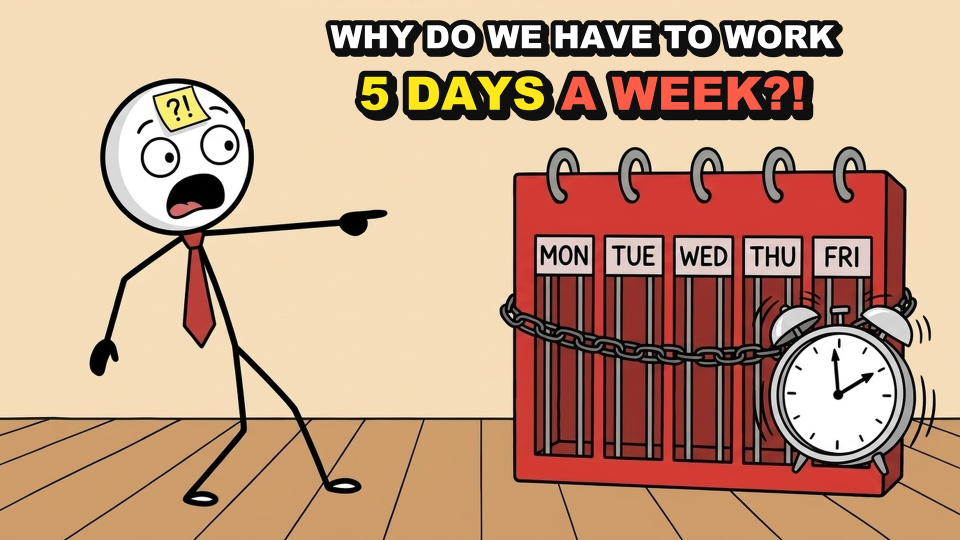
#> input picture episodes/pilot-01-why-5-days/pilot_01_thumbnail_5days_final.jpg, 1920 x 1080 px, found by its file name (shown at 1/2 size)
$ python -i build_pilot_01_video.py   (imports and definitions only)
#> lines starting #> are read from the running program, lines starting #| are printed output that depends on the picture
#!/usr/bin/env python3
"""
Kairo Spark — Pilot Episode #1: "Why Do We Work 5 Days a Week?"
100% Visual 2D Adobe Flash Multi-State Clause-Level Pipeline (Ink Explainer Style)
Obeys Rules 1–14 in .agents/rules/kairo-stickman-style.md:
- ZERO programmatic text-box cards (no make_stamp_card, no make_split_card)
- ZERO programmatic top-pill UI badges (no +badge:)
- 140 unique painted 2D Flash visual illustrations across all 5 Acts (01..56, 73..136, plus 20 opening frames)
- Authentic Ink Explainer State A -> State B progressions:
  * Progressive Split/Column Reveal (+reveal_left, +reveal_col1, +reveal_col2 -> Full Drawn Scene)
  * Multi-Camera Instant Static Close-Up Cut (+closeup:cx,cy,zoom)
  * In-World Comic Speech Bubble Pop-In (+bubble:x,y,text) & Prop Red X / Green Check Slams (+x_on, +check_on)
  * 1-Second Medium-Shot White-BG Host Reaction Cuts & 12-Number Clock Cutaways
- pow_studio cinema_boxless subtitles at y=918
"""

import os
import sys
import json
import math
import subprocess
from PIL import Image, ImageDraw, ImageFont, ImageFilter

BRAIN = "/Users/admin/.gemini/antigravity/brain/9c914627-c4fa-4486-ab2e-ea9740fd1166"
EP_DIR = "/Applications/code/science-knowledge/ytb-tools/episodes/pilot-01-why-5-days"
SCENES_DIR = os.path.join(EP_DIR, "scenes")
FLASH_PACK_DIR = "/Applications/code/science-knowledge/ytb-tools/public/kairo-stickman/flash-pack"
TIMESTAMPS_JSON = os.path.join(EP_DIR, "audio/voice_master_timestamps.json")
AUDIO_MASTER = os.path.join(EP_DIR, "audio/pilot_01_full_mix_master.mp3")
FONT_BOLD = "/Applications/code/science-knowledge/youtube-shorts-channel/assets/fonts/BeVietnamPro-Bold.ttf"

FRAMES_DIR = os.path.join(EP_DIR, "frames_master_v3")
PREVIEW_FRAMES_DIR = os.path.join(EP_DIR, "preview_28s_frames")
# [2 lines not run here, left out]

_SCENE_CACHE = {}
# [1 line that did not run here, left out]

# [95 lines left out: functions load_scene, make_flash_12num_clock, not called in this run]

def bb_offset(bbox):
    return bbox[1]


# ==============================================================================
# 2. 1-SECOND WHITE-BG MEDIUM-SHOT HOST REACTION GENERATOR (RULE 5)
# ==============================================================================
_HOST_CACHE = {}
HOST_POSE_ALIASES = {
    "01_pose_explaining.png": "01_pose_shrug_question.png",
    "02_pose_shrug_question.png": "06_pose_thinking_lookup.png",
    "03_pose_shocked_hands_head.png": "03_pose_exhausted_burnout.png",
    "04_pose_facepalm_sigh.png": "03_pose_exhausted_burnout.png",
    "05_pose_pointing_aha.png": "04_pose_eureka_point_up.png",
    "09_pose_top_hat_factory_boss.png": "02_pose_walk_idea.png",
}

def make_host_reaction(pose_filename, flip=False):
#> called with pose_filename = 'pilot_01_thumbnail_5days_final.jpg', flip = False
    actual_name = HOST_POSE_ALIASES.get(pose_filename, pose_filename)
    key = (actual_name, flip)
    if key in _HOST_CACHE:
        return _HOST_CACHE[key].copy()
    p = os.path.join(FLASH_PACK_DIR, actual_name)
    pose = Image.open(p).convert("RGBA")
    white_bg = Image.new("RGBA", pose.size, (255, 255, 255, 255))
#> white_bg: PIL image 1920x1080 RGBA; every value is 255
    rgb = Image.alpha_composite(white_bg, pose).convert("RGB")
#> rgb is the input picture: PIL image 1920x1080 RGB; mean R, G, B 195.7, 158.7, 131.9
    w, h = rgb.size
#> w = 1920; h = 1080
    px = rgb.load()
    min_x, min_y, max_x, max_y = w, h, 0, 0
#> min_x = 1920; min_y = 1080; max_x = 0; max_y = 0
    for y in range(10, h - 10):
        for x in range(10, w - 10):
            r, g, b = px[x, y]
            if r < 240 or g < 240 or b < 240:
                if x < min_x: min_x = x
                if y < min_y: min_y = y
                if x > max_x: max_x = x
                if y > max_y: max_y = y
#> after the loop, max_x = 1909; max_y = 1069; min_x = 10; min_y = 10
    pad = 20
    crop = rgb.crop((max(0, min_x - pad), max(0, min_y - pad), min(w, max_x + pad), min(h, max_y + pad)))
    if flip:
        crop = crop.transpose(Image.Transpose.FLIP_LEFT_RIGHT)
    cw, ch = crop.size
#> cw = 1920; ch = 1080
    target_h = 775
    target_w = int(cw * (target_h / ch))
#> target_w = 1377
    if target_w > 1400:
        target_w = 1400
        target_h = int(ch * (target_w / cw))
    resized = crop.resize((target_w, target_h), Image.Resampling.LANCZOS)
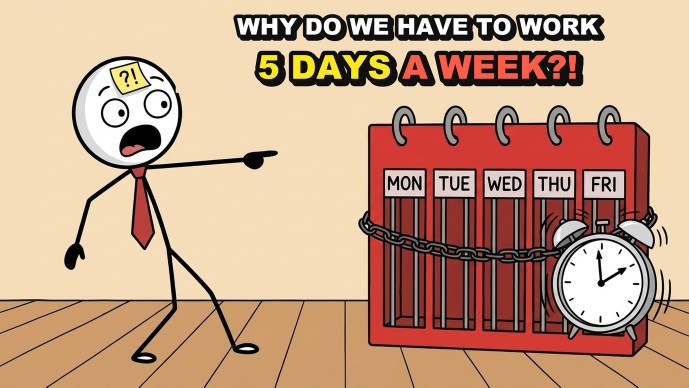
#> resized: PIL image 1377x775 RGB (shown at 1/2 size); mean R, G, B 195.6, 158.7, 131.9
    canvas = Image.new("RGB", (1920, 1080), (255, 255, 255))
#> canvas: PIL image 1920x1080 RGB; every value is 255
    paste_x = (1920 - target_w) // 2
#> paste_x = 271
    paste_y = 65 + (775 - target_h) // 2
    rpx = resized.load()
    for yy in range(target_h):
        for xx in range(target_w):
            r, g, b = rpx[xx, yy]
            if r > 242 and g > 242 and b > 238:
                rpx[xx, yy] = (255, 255, 255)
    canvas.paste(resized, (paste_x, paste_y))
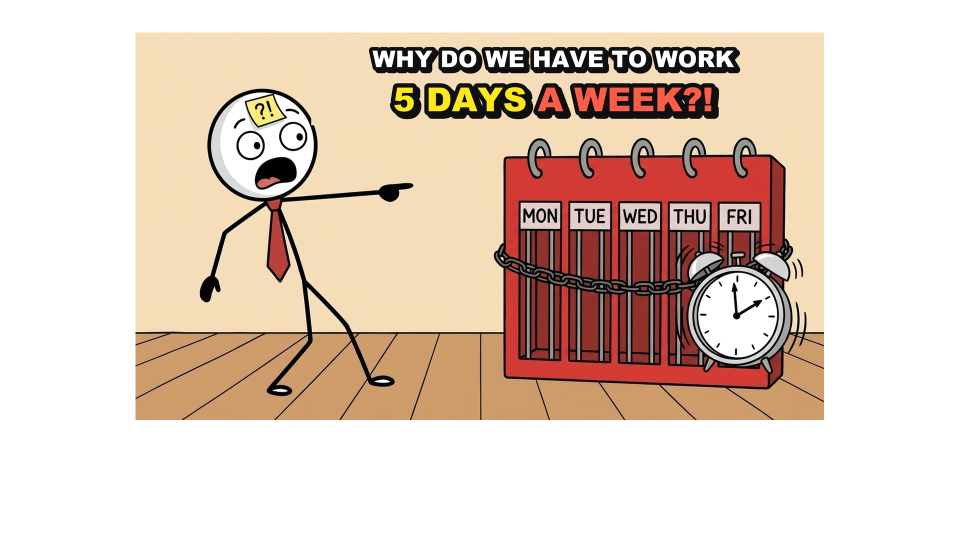
#> canvas: PIL image 1920x1080 RGB (shown at 1/2 size); mean R, G, B 224.5, 205.5, 191.7
    _HOST_CACHE[key] = canvas
    return canvas.copy()


# ==============================================================================
# 3. AUTHENTIC INK EXPLAINER STATE-A -> STATE-B VISUAL OPERATORS (ZERO TOP-PILL BADGES!)
# ==============================================================================
# [98 lines left out: functions apply_state_overlay, render_visual_spec, not called in this run]


# ==============================================================================
# 4. POW_STUDIO CINEMA_BOXLESS SUBTITLE RENDERER (RULE 12)
# ==============================================================================
_SUB_FONT = ImageFont.truetype(FONT_BOLD, 52)

HIGHLIGHT_WORDS = {
    "sunday", "seven", "eight", "monday", "five", "two", "1991", "harvard", "14th",
    "150", "260", "100", "half", "300-year", "clock", "task", "1700s", "saint",
    "tuesday", "steam", "penny", "furnace", "1967", "gears", "six", "watches",
    "30", "fines", "1850s", "12", "cage", "saturday", "ford", "1926", "six-dollar",
    "steel", "spied", "math", "model", "customer", "shopping", "1930s", "40-hour",
    "1930", "keynes", "15", "1933", "senate", "53", "kellogg's", "six-hour",
    "roosevelt", "buried", "1938", "40", "froze", "300", "percent", "1940",
    "four", "seconds", "501", "5:01", "friday", "1955", "parkinson", "warm",
    "17", "kalahari", "90", "broken", "human",
}

# [50 lines left out: function burn_cinema_boxless_subtitle, not called in this run]


# ==============================================================================
# 5. FIRST 28.58s: EXACT 20 VERIFIED CLAUSE-LEVEL FRAMES (WITH 12-NUMBER CLOCKS)
# ==============================================================================
OPENING_20_FRAMES = [
    (0.00, 1.56, "", "pre28:1"),
    (1.56, 2.35, "around seven...", "clock:7|7:00 PM|SUNDAY EVENING||0"),
    (2.35, 3.46, "...or eight o'clock,", "clock:8|8:00 PM|TOMORROW IS MONDAY|7|0"),
    (3.46, 5.50, "", "pre28:4"),
    (5.50, 6.45, "", "pre28:5"),
    (6.45, 7.78, "", "pre28:6"),
    (7.78, 8.55, "", "pre28:7"),
    (8.55, 9.66, "", "pre28:8"),
    (9.66, 11.20, "", "pre28:9"),
    (11.20, 12.25, "", "pre28:10"),
    (12.25, 13.44, "", "pre28:11"),
    (13.44, 14.34, "", "pre28:12"),
    (14.34, 16.98, "", "pre28:13"),
    (16.98, 17.85, "", "pre28:14"),
    (17.85, 19.16, "", "pre28:15"),
    (19.16, 21.12, "", "pre28:16"),
    (21.12, 22.80, "", "pre28:17"),
    (22.80, 25.14, "", "pre28:18"),
    (25.14, 26.95, "", "pre28:19"),
    (26.95, 28.58, "", "pre28:20"),
]

# ==============================================================================
# 6. SEGMENTS 009..169 (28.58s - 541.48s): 100% DRAWN 2D FLASH VISUAL TIMELINE
#    ZERO PIL TEXT CARDS (stamp:/split:), ZERO TOP-PILL BADGES (+badge:)
# ==============================================================================
SEG_VISUAL_MAP = {
    # Act I: The Myth of the Brutal Grind vs. 14th-Century Peasant Reality
    9:  ["scene:11_ref_sunday_tv_calendar.png"],
    10: ["scene:73_earth_sun_moon_24h_cycle.png+reveal_left:1280",
         "scene:73_earth_sun_moon_24h_cycle.png"],
    11: ["scene:74_street_interview_mic_story.png+closeup:580,520,1.35"],
    12: ["scene:74_street_interview_mic_story.png"],
    13: ["scene:75_caveman_boulder_sunrise_sunset.png"],
    14: ["scene:14_ancient_sunrise_hill_stretch.png",
         "scene:75_caveman_boulder_sunrise_sunset.png+closeup:620,620,1.35"],
    15: ["scene:75_caveman_boulder_sunrise_sunset.png+bubble:580,260,JUST TO SURVIVE!"],
    16: ["scene:76_official_story_textbook_podium.png",
         "scene:76_official_story_textbook_podium.png+closeup:1320,560,1.38"],
    17: ["scene:76_official_story_textbook_podium.png+check_on:1680,220"],
    18: ["host:05_pose_pointing_aha.png"],
    19: ["scene:15_harvard_150_days_ledger.png"],
    20: ["scene:77_medieval_scrolls_parish_court.png"],
    21: ["scene:77_medieval_scrolls_parish_court.png+closeup:960,520,1.32"],
    22: ["host:03_pose_shocked_hands_head.png"],
    23: ["scene:78_harvard_1991_juliet_schor.png",
         "scene:78_harvard_1991_juliet_schor.png+closeup:1380,540,1.35"],
    24: ["scene:15_harvard_150_days_ledger.png+closeup:960,520,1.32",
         "scene:15_harvard_150_days_ledger.png+bubble:1320,210,WAIT... ONLY 150 DAYS?!"],
    25: ["scene:79_feudal_lord_castle_tax.png"],
    26: ["scene:33_no_tractor_x.png",
         "scene:34_no_lightbulb_x.png",
         "scene:79_feudal_lord_castle_tax.png+x_on:1320,540,180"],
    27: ["host:01_pose_explaining.png"],
    28: ["scene:02_medieval_150_days_picnic.png",
         "scene:80_scale_150_peasant_vs_260_office.png+reveal_left:960"],
    29: ["scene:80_scale_150_peasant_vs_260_office.png",
         "scene:12_ref_chart_150_vs_260_board.png"],
    30: ["scene:81_winter_snow_cottage_rest.png"],
    31: ["scene:16_medieval_parish_feast_table.png"],
    32: ["scene:82_half_year_pie_chart_feast.png"],
    33: ["scene:82_half_year_pie_chart_feast.png+bubble:1420,180,HALF THE YEAR FREE!"],
    34: ["scene:83_midday_dinner_bell_field.png+closeup:1580,340,1.45"],
    35: ["scene:83_midday_dinner_bell_field.png"],
    36: ["scene:35_medieval_feast_nap.png"],
    37: ["scene:84_power_grid_server_prison_bars.png+reveal_left:1100"],
    38: ["scene:68_open_calendar_monday_dread.png"],
    39: ["scene:84_power_grid_server_prison_bars.png+closeup:620,560,1.35"],
    40: ["scene:84_power_grid_server_prison_bars.png"],

    # Act II: The 300-Year War Over the Clock, Task Work & Saint Monday
    41: ["scene:85_300_year_clock_battlefield.png",
         "scene:85_300_year_clock_battlefield.png+closeup:960,460,1.35"],
    42: ["scene:36_pocket_watch_closeup.png"],
    43: ["clock:12|THE CLOCK|300-YEAR WAR||0"],
    44: ["scene:14_ancient_sunrise_hill_stretch.png+closeup:640,540,1.32"],
    45: ["scene:36b_pocket_watch_x.png"],
    46: ["scene:86_task_checklist_go_home.png+reveal_left:960",
         "scene:86_task_checklist_go_home.png"],
    47: ["scene:37_cobbler_workshop.png"],
    48: ["scene:39_tuesday_loom_work.png"],
    49: ["scene:87_burst_effort_vs_hammock_rest.png+reveal_left:780"],
    50: ["scene:87_burst_effort_vs_hammock_rest.png"],
    51: ["scene:88_customer_boot_order_rush.png"],
    52: ["scene:88_customer_boot_order_rush.png+closeup:1250,540,1.35"],
    53: ["scene:17_blacksmith_done_for_today.png",
         "scene:17_blacksmith_done_for_today.png+check_on:420,380"],
    54: ["scene:38_saint_monday_map.png"],
    55: ["scene:18_tavern_sunday_mugs.png"],
    56: ["scene:89_angry_1700s_merchant_empty_shop.png"],
    57: ["scene:38_saint_monday_map.png+closeup:960,460,1.28"],
    58: ["scene:24_sunday_morning_church_walk.png",
         "scene:18_tavern_sunday_mugs.png+bubble:960,165,CHEERS TO SUNDAY!"],
    59: ["scene:90_monday_morning_hangover_bed.png"],
    60: ["scene:89_angry_1700s_merchant_empty_shop.png+closeup:1280,460,1.35"],
    61: ["scene:03_saint_monday_closed_loom.png"],
    62: ["scene:39_tuesday_loom_work.png+closeup:1180,540,1.32"],
    63: ["scene:91_thursday_friday_candle_rush.png",
         "scene:91_thursday_friday_candle_rush.png+closeup:1280,560,1.32"],
    64: ["scene:92_hourglass_in_artisan_hands.png+reveal_left:960"],
    65: ["scene:92_hourglass_in_artisan_hands.png"],
    66: ["scene:03_saint_monday_closed_loom.png+closeup:640,480,1.32"],
    67: ["scene:40_loom_vs_furnace_cost.png+reveal_left:960"],
    68: ["scene:93_cold_iron_factory_rust_loss.png"],
    69: ["scene:93_cold_iron_factory_rust_loss.png+closeup:780,540,1.32"],
    70: ["scene:40_loom_vs_furnace_cost.png"],
    71: ["scene:94_ep_thompson_1967_history_book.png",
         "scene:94_ep_thompson_1967_history_book.png+closeup:960,480,1.32"],
    72: ["scene:04_factory_1850s_master_clock.png"],
    73: ["scene:95_drill_sergeant_factory_lineup.png"],
    74: ["scene:41_human_in_gears.png",
         "scene:41_human_in_gears.png+closeup:960,500,1.32"],
    75: ["scene:95_drill_sergeant_factory_lineup.png+closeup:960,520,1.32",
         "scene:04_factory_1850s_master_clock.png+closeup:1250,480,1.32"],
    76: ["scene:20_textile_mill_no_watches.png"],
    77: ["scene:20_textile_mill_no_watches.png+x_on:1180,680,170"],
    78: ["scene:96_padlocked_factory_master_clock.png"],
    79: ["scene:96_padlocked_factory_master_clock.png+closeup:1180,520,1.35"],
    80: ["scene:42_clock_tampering_30m.png"],
    81: ["scene:42_clock_tampering_30m.png+closeup:1080,460,1.30",
         "scene:97_exhausted_workers_night_shift.png"],
    82: ["scene:43_factory_fine_ticket.png"],
    83: ["scene:44_feast_days_trashed.png"],
    84: ["scene:19_steam_boiler_boss_clock.png",
         "scene:98_1850s_72_hour_iron_birdcage.png+closeup:960,480,1.35"],
    85: ["scene:98_1850s_72_hour_iron_birdcage.png"],
    86: ["scene:24_sunday_morning_church_walk.png+closeup:1160,520,1.32"],
    87: ["scene:99_evolution_march_into_cage.png+reveal_left:920"],
    88: ["scene:99_evolution_march_into_cage.png"],

    # Act III: Henry Ford (1926), The Customer Paradox & The Invention of Saturday Shopping
    89: ["scene:100_saturday_breaking_chains.png",
         "scene:100_saturday_breaking_chains.png+closeup:960,480,1.32"],
    90: ["scene:21_ford_1926_assembly_line.png"],
    91: ["scene:101_sept_25_1926_newspaper_flash.png+closeup:960,440,1.35"],
    92: ["scene:101_sept_25_1926_newspaper_flash.png"],
    93: ["scene:101_sept_25_1926_newspaper_flash.png+bubble:960,150,ONLY 5 DAYS A WEEK!"],
    94: ["scene:45_six_dollar_envelope.png",
         "scene:45_six_dollar_envelope.png+check_on:1620,220"],
    95: ["scene:102_ford_angel_halo_disguise.png"],
    96: ["scene:22_steel_boss_angry_5days.png",
         "scene:103_us_steel_moral_collapse_podium.png+reveal_left:1180"],
    97: ["scene:103_us_steel_moral_collapse_podium.png"],
    98: ["host:05_pose_pointing_aha.png"],
    99: ["scene:104_ford_stopwatch_whip_assembly.png",
         "scene:104_ford_stopwatch_whip_assembly.png+closeup:1240,560,1.35"],
    100: ["scene:46_sociological_spy.png"],
    101: ["scene:46_sociological_spy.png+closeup:680,460,1.35"],
    102: ["scene:102_ford_angel_halo_disguise.png+x_on:1180,380,220"],
    103: ["scene:105_ford_chalkboard_fatal_math.png",
          "scene:105_ford_chalkboard_fatal_math.png+closeup:1140,390,1.35"],
    104: ["scene:21_ford_1926_assembly_line.png+closeup:860,520,1.32"],
    105: ["scene:106_overflowing_model_t_parking_lot.png"],
    106: ["scene:107_worker_piggybank_car_price.png+reveal_left:780"],
    107: ["host:01_pose_explaining.png"],
    108: ["scene:107_worker_piggybank_car_price.png",
          "scene:23_exhausted_worker_bed_model_t.png"],
    109: ["scene:23_exhausted_worker_bed_model_t.png+closeup:640,620,1.35",
          "scene:24_sunday_morning_church_walk.png"],
    110: ["scene:108_closed_store_sleeping_worker.png",
          "scene:108_closed_store_sleeping_worker.png+closeup:1320,560,1.35"],
    111: ["scene:109_ford_interview_magazine_mic.png"],
    112: ["scene:47_worlds_work_magazine.png"],
    113: ["scene:110_wardrobe_clothes_rack_shopping.png"],
    114: ["scene:111_weekend_diner_feast_table.png"],
    115: ["scene:112_family_highway_roadtrip_model_t.png"],
    116: ["scene:106_overflowing_model_t_parking_lot.png+check_on:1620,200",
          "scene:05_ford_1926_model_t_shopping.png"],
    117: ["host:03_pose_shocked_hands_head.png"],
    118: ["scene:48_tree_vs_shopping_split.png+reveal_left:960",
          "scene:48_tree_vs_shopping_split.png"],
    119: ["scene:113_saturday_mall_cash_register.png",
          "scene:113_saturday_mall_cash_register.png+closeup:720,460,1.32"],
    120: ["scene:114_three_part_week_cycle_diagram.png+reveal_col1"],
    121: ["scene:114_three_part_week_cycle_diagram.png+reveal_col2"],
    122: ["scene:114_three_part_week_cycle_diagram.png"],

    # Act IV: Keynes's 15-Hour Prediction & The 1933 30-Hour Senate Bill
    123: ["scene:115_school_classroom_censored_history.png",
          "scene:115_school_classroom_censored_history.png+closeup:960,460,1.32"],
    124: ["scene:49_keynes_road_fork.png"],
    125: ["scene:116_downward_stairs_60_48_40_15.png"],
    126: ["scene:25_keynes_1930_15hrs_chalkboard.png",
          "scene:117_keynes_grandchildren_3hr_beach.png+reveal_left:820"],
    127: ["scene:117_keynes_grandchildren_3hr_beach.png",
          "scene:117_keynes_grandchildren_3hr_beach.png+closeup:1320,480,1.35"],
    128: ["scene:118_1933_depression_soup_line_capitol.png"],
    129: ["scene:50_hugo_black_30hr_bill.png",
          "scene:06_senate_1933_30hr_gavel.png"],
    130: ["scene:119_factory_30hr_speed_limit_sign.png"],
    131: ["scene:119_factory_30hr_speed_limit_sign.png+closeup:760,520,1.35",
          "scene:06_senate_1933_30hr_gavel.png+closeup:960,480,1.32"],
    132: ["scene:120_senate_scoreboard_53_to_30.png",
          "scene:120_senate_scoreboard_53_to_30.png+closeup:960,360,1.38"],
    133: ["scene:51_kellogg_6hr_shift.png",
          "scene:121_kellogg_cereal_box_safety_chart.png"],
    134: ["scene:121_kellogg_cereal_box_safety_chart.png+closeup:1180,340,1.35",
          "scene:26_kellogg_2pm_park_family.png"],
    135: ["scene:122_1933_6hr_law_finish_line_tape.png",
          "scene:122_1933_6hr_law_finish_line_tape.png+closeup:1120,480,1.32"],
    136: ["scene:27_lobby_hallway_top_hats.png"],
    137: ["scene:123_oval_office_lobbyists_roosevelt.png",
          "scene:123_oval_office_lobbyists_roosevelt.png+bubble:740,160,THEY WILL NEVER GO BACK TO 40H!"],
    138: ["scene:123_oval_office_lobbyists_roosevelt.png+closeup:680,480,1.35"],
    139: ["scene:52_buried_30hr_bill.png"],
    140: ["scene:124_1938_flsa_padlock_40_hours.png",
          "scene:124_1938_flsa_padlock_40_hours.png+closeup:960,520,1.32"],
    141: ["scene:28_frozen_40hrs_ice_clock.png"],
    142: ["scene:125_300_percent_rocket_vs_flat_40h.png",
          "scene:125_300_percent_rocket_vs_flat_40h.png+closeup:1080,420,1.32"],
    143: ["scene:29_1940_clerks_vs_today_laptop.png",
          "scene:126_4_second_stopwatch_spreadsheet.png"],
    144: ["scene:25_keynes_1930_15hrs_chalkboard.png+check_on:1580,220"],
    145: ["scene:127_tuesday_afternoon_office_exit.png"],
    146: ["clock:5|5:01 PM|FRIDAY • STILL AT YOUR DESK||1",
          "scene:128_friday_501pm_fluorescent_prison.png"],

    # Act V: Parkinson's Law, Graeber's 15-Hour Reality & The 90-Year Blip
    147: ["scene:129_parkinson_1955_economist_gas_balloon.png+reveal_left:830",
          "scene:129_parkinson_1955_economist_gas_balloon.png"],
    148: ["scene:129_parkinson_1955_economist_gas_balloon.png+closeup:1180,480,1.32",
          "scene:54_parkinson_5h_vs_35h_stacks.png"],
    149: ["scene:130_factory_shoes_vs_office_chair_clock.png+reveal_left:960"],
    150: ["scene:130_factory_shoes_vs_office_chair_clock.png",
          "scene:53_warm_chair_40hrs.png"],
    151: ["scene:54_parkinson_5h_vs_35h_stacks.png+closeup:960,640,1.38"],
    152: ["scene:30_bored_meeting_conference.png",
          "scene:07_office_501pm_email_meeting.png"],
    153: ["scene:131_david_graeber_15_20_hours_confession.png"],
    154: ["scene:131_david_graeber_15_20_hours_confession.png+closeup:960,480,1.32"],
    155: ["scene:10_ref_kalahari_campfire_17hrs.png",
          "scene:132_kalahari_17h_vs_office_17h_mirror.png"],
    156: ["scene:55_fake_busy_mask.png",
          "scene:55_fake_busy_mask.png+closeup:860,520,1.32"],
    157: ["host:02_pose_shrug_question.png"],
    158: ["scene:49_keynes_road_fork.png+x_on:1480,380,220"],
    159: ["scene:31_treadmill_house_phone_dollar.png"],
    160: ["scene:133_mansion_suv_giant_receipt_chain.png"],
    161: ["scene:133_mansion_suv_giant_receipt_chain.png+closeup:640,520,1.32"],
    162: ["scene:56_human_history_90yrs.png"],
    163: ["scene:56_human_history_90yrs.png+closeup:1460,520,1.38"],
    164: ["scene:134_three_fathers_of_5_day_week.png+reveal_col1"],
    165: ["scene:134_three_fathers_of_5_day_week.png+reveal_col2"],
    166: ["scene:134_three_fathers_of_5_day_week.png"],
    167: ["scene:13_sunday_night_moon_sofa.png",
          "scene:135_sunday_night_heartbeat_window.png"],
    168: ["scene:09_ref_office_clock_desk.png",
          "scene:135_sunday_night_heartbeat_window.png+closeup:960,520,1.32"],
    169: ["scene:08_sunset_hilltop_coffee_peace.png",
          "scene:136_human_nature_sun_tree_freedom.png"],
}


# [131 lines left out: functions split_segment_words, build_full_timeline, render_all_frames_and_contact_sheets, encode_videos, not called in this run]


# [13 lines not run here, left out]

>>> result = make_host_reaction('pilot_01_thumbnail_5days_final.jpg')
